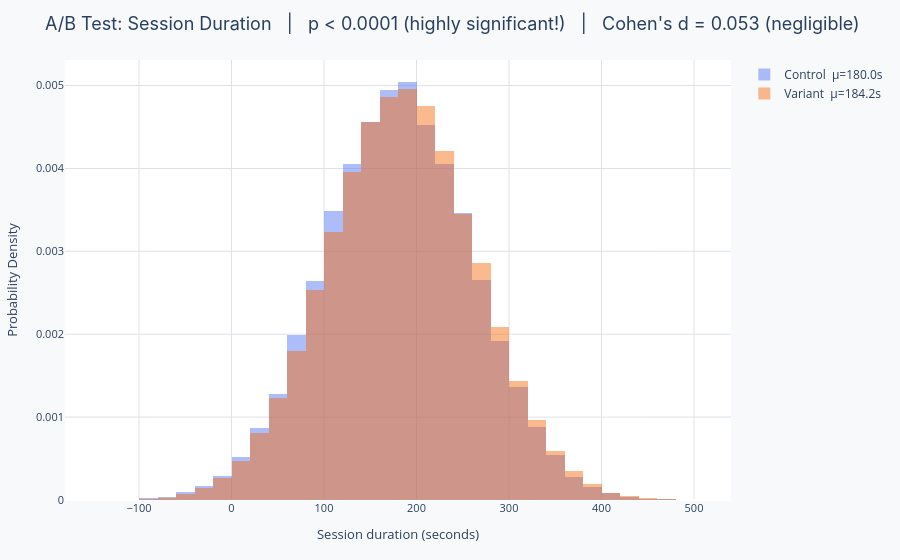

Notebook source saved alongside this figure:
### Markdown cell above
---
## Real-world example: A/B test for a homepage redesign

A company runs an A/B test of a new homepage. Version B increases average session duration by 4 seconds. With 50,000 users this is highly significant (p < 0.0001). Should they ship it?

The chart below simulates both conditions and shows why a statistically overwhelming result can mask a practically negligible difference.

Notice:

- The p-value is essentially zero because the massive sample size amplifies any real difference
- The distributions are nearly indistinguishable, Cohen's d is tiny
- A 4-second gain against a mean session of 180 seconds is a 2.2% improvement

> **Discussion question:** What additional business context would you need before deciding whether a Cohen's d of 0.05 justifies the cost of shipping the new homepage?

### Code cell
np.random.seed(42)
n_ab    = 50_000
mu_ctrl = 180.0
mu_test = 184.0
sigma   = 80.0

ctrl = np.random.normal(mu_ctrl, sigma, n_ab)
test = np.random.normal(mu_test, sigma, n_ab)

t_stat, p_val = stats.ttest_ind(test, ctrl)
cohens_d      = (np.mean(test) - np.mean(ctrl)) / np.sqrt(
    (np.std(ctrl) ** 2 + np.std(test) ** 2) / 2
)

x_ab = np.linspace(0, 500, 600)

fig = go.Figure()
fig.add_trace(go.Histogram(
    x=ctrl, histnorm="probability density", nbinsx=60,
    marker_color=PALETTE["primary"], opacity=0.45,
    name=f"Control  μ={np.mean(ctrl):.1f}s"
))
fig.add_trace(go.Histogram(
    x=test, histnorm="probability density", nbinsx=60,
    marker_color=PALETTE["secondary"], opacity=0.45,
    name=f"Variant  μ={np.mean(test):.1f}s"
))

sig_label = "p < 0.0001" if p_val < 0.0001 else f"p = {p_val:.4f}"
layout = base_layout(
    title=(
        f"A/B Test: Session Duration   |   "
        f"{sig_label} (highly significant!)   |   Cohen's d = {cohens_d:.3f} (negligible)"
    ),
    xaxis_title="Session duration (seconds)",
    yaxis_title="Probability Density",
)
layout.update(barmode="overlay", showlegend=True)
fig.update_layout(layout)
fig.show()

### Figure 1 — Plotly figure (JSON) as saved in the notebook; plotly's stock layout.template omitted (floating-point values rounded to 4 significant figures; data arrays with more than 128 entries replaced by an {"elided": "..."} marker saying what was removed)
{"data": [{"histnorm": "probability density", "marker": {"color": "#4C6EF5"}, "name": "Control  μ=180.0s", "nbinsx": 60, "opacity": 0.45, "type": "histogram", "x": {"elided": "50000 float values"}}, {"histnorm": "probability density", "marker": {"color": "#F76707"}, "name": "Variant  μ=184.2s", "nbinsx": 60, "opacity": 0.45, "type": "histogram", "x": {"elided": "50000 float values"}}], "layout": {"barmode": "overlay", "legend": {"font": {"size": 12}}, "margin": {"b": 60, "l": 60, "r": 30, "t": 60}, "paper_bgcolor": "#F8F9FA", "plot_bgcolor": "#FFFFFF", "showlegend": true, "title": {"font": {"family": "Inter, Arial, sans-serif", "size": 18}, "text": "A/B Test: Session Duration   |   p < 0.0001 (highly significant!)   |   Cohen's d = 0.053 (negligible)"}, "xaxis": {"gridcolor": "#DEE2E6", "tickfont": {"size": 11}, "title": {"font": {"size": 13}, "text": "Session duration (seconds)"}}, "yaxis": {"gridcolor": "#DEE2E6", "tickfont": {"size": 11}, "title": {"font": {"size": 13}, "text": "Probability Density"}}}}
